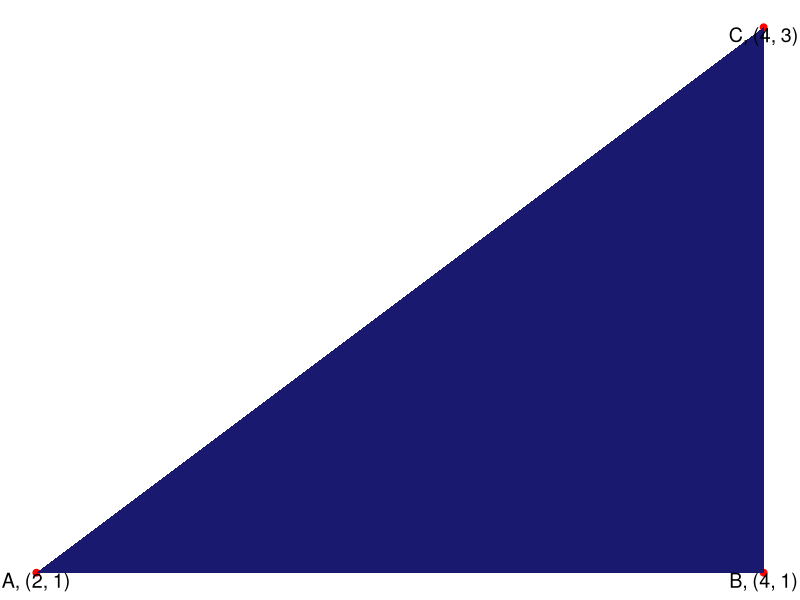
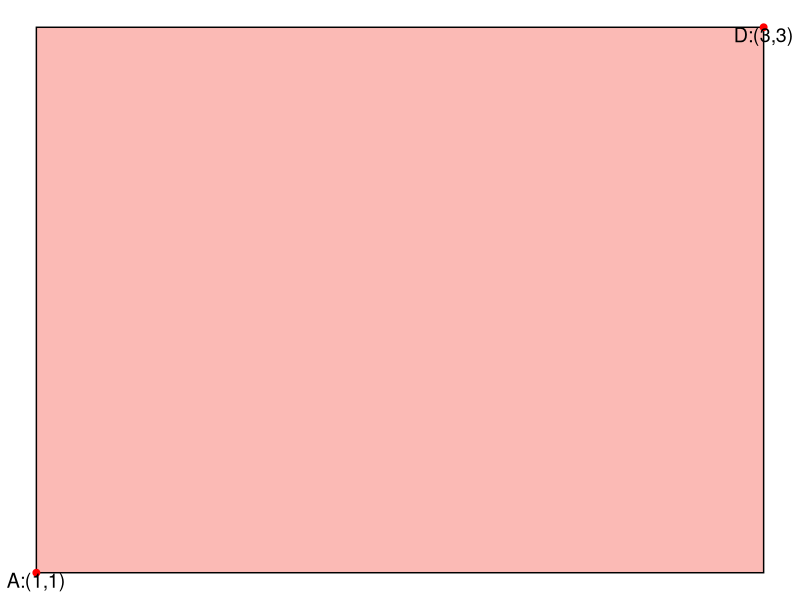
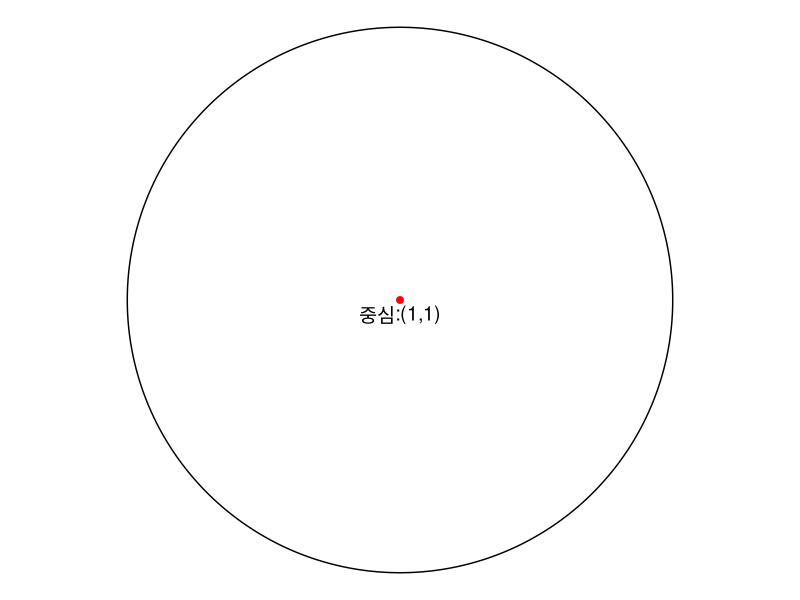
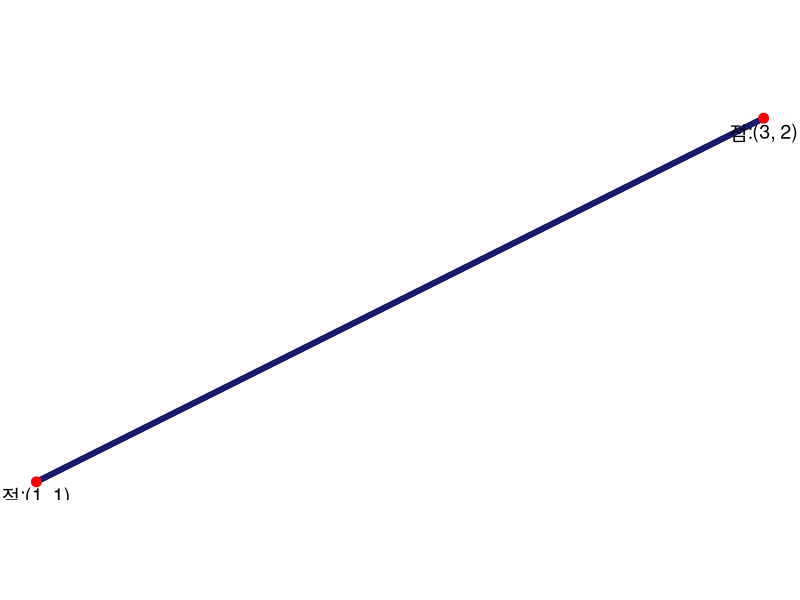
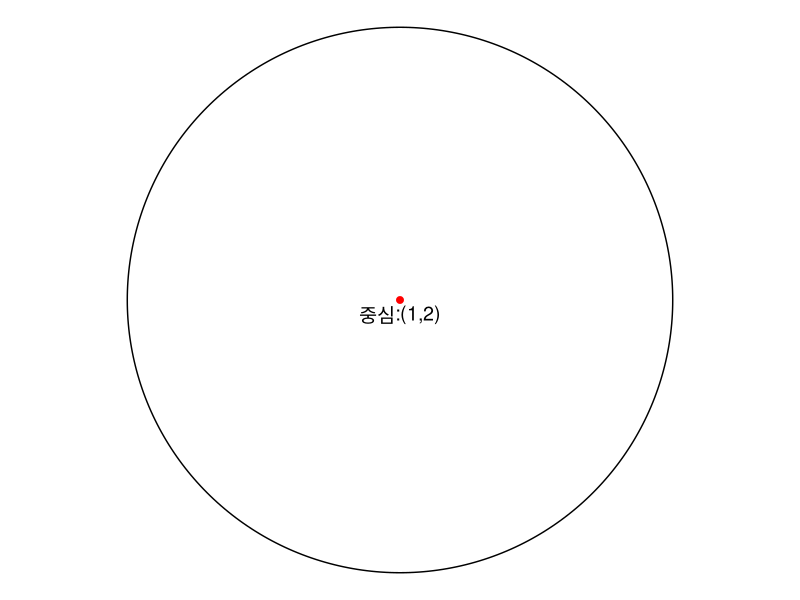

The R script that drew these images, in order:
## ---- chunk 1
library(tidyverse)
triangle_tbl <- tibble(coord_x   = c(2,4,4), 
                       coord_y   = c(1,1,3),
                       group     = c(1,1,1), 
                       point     = c("A", "B", "C")) %>% 
  mutate(point = glue::glue("{point}, ({coord_x}, {coord_y})"))

triangle_tbl %>% 
  ggplot(aes(x     = coord_x,
             y     = coord_y,
             group = group,
             label = point)) +
    geom_point(size = 2, color = "red") +
    geom_polygon(fill ="midnightblue") +
    geom_text(vjust = 1, hjust= 0.5, size = 5) +
    theme_void() 
## ---- chunk 2
rect_tbl <- tibble(bottom_left  = 1,
                   bottom_right = 3,
                   top_left     = 1,
                   top_right    = 3)
                   

rect_point_tbl <- rect_tbl %>% 
  select(contains("left")) %>% 
  rename(x=bottom_left, y=top_left) %>% 
  bind_rows(
    rect_tbl %>% 
      select(contains("right")) %>% 
      rename(x=bottom_right, y=top_right)
  ) %>%  
  mutate(point = c("A", "D")) %>% 
  mutate(point = glue::glue("{point}:({x},{y})")) 
  
ggplot() + 
    geom_rect(data = rect_tbl, aes(xmin=bottom_left, xmax=bottom_right, ymin=top_left, ymax=top_right, fill="red"), color="black", alpha=0.5) +
    geom_point(data = rect_point_tbl, mapping=aes(x=x, y=y), size = 2, color = "red") +
    geom_polygon(fill ="midnightblue") +
    geom_text(data = rect_point_tbl, mapping=aes(x=x, y=y, label = point), vjust = 1, hjust= 0.5, size = 5) +
    theme_void() +
    theme(legend.position = "none")
## ---- chunk 3
library(ggforce)

circle_tbl <- tibble(x_pos = 1, 
                     y_pos = 1) %>% 
  mutate(center = glue::glue("중심:({x_pos},{y_pos})")) 

circle_tbl %>% 
  ggplot(aes(x_pos, y_pos)) +
  geom_circle(aes(x0 = 1, y0 = 1, r = 1), inherit.aes = FALSE) +
  geom_point(size = 2, color = "red") +  
  geom_text(aes(label = center), vjust = 1.5, hjust= 0.5, size = 5) +
  coord_fixed(ratio = 1) +
  theme_void() +
  theme(legend.position = "none")
## ---- chunk 4
line_tbl <- tibble(x = c(1, 3), 
                   y = c(1, 2)) %>% 
  mutate(point = glue::glue("점:({x}, {y})")) 

line_tbl %>% 
  ggplot(aes(x, y, label = point)) + 
    geom_segment(aes(x = line_tbl %>% select(x) %>% slice(1) %>% pull, 
                     y = line_tbl %>% select(y) %>% slice(1) %>% pull, 
                     xend = line_tbl %>% select(x) %>% slice(2) %>% pull, 
                     yend = line_tbl %>% select(y) %>% slice(2) %>% pull),
                 size = 2, 
                 linetype = 1,  
                 color = "midnightblue") +
    geom_point(size = 3, color = "red")   +
    geom_text(vjust = 1.5, hjust= 0.5, size = 5) +
    coord_fixed(ratio = 1) +
    theme_void() +
    theme(legend.position = "none")
## ---- chunk 5

draw_circle <- function(x_pos, y_pos, radius) {
  
  circle_tbl <- tibble(x_pos = x_pos, 
                       y_pos = y_pos) %>% 
  mutate(center = glue::glue("중심:({x_pos},{y_pos})"),
         radius = radius) 

  circle_tbl %>% 
    ggplot(aes(x_pos, y_pos)) +
    geom_circle(aes(x0 = x_pos, y0 = y_pos, r = radius), inherit.aes = FALSE) +
    geom_point(size = 2, color = "red") +  
    geom_text(aes(label = center), vjust = 1.5, hjust= 0.5, size = 5) +
    coord_fixed(ratio = 1) +
    theme_void() +
    theme(legend.position = "none")
}

draw_circle(1,2,2)
